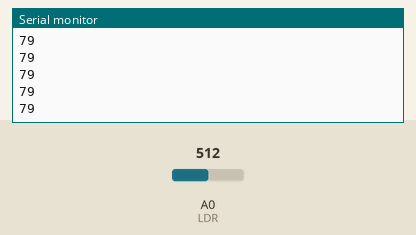
Recording of a sketch running on a simulated Arduino Uno, built with avr-gcc and run on an emulated ATmega328P. On the bench: the last lines printed to the serial monitor. The test bench sets the inputs (shaded band); at power-on: A0 (LDR) = 512.

Above: at 1.2 s.
1.3 s: A0 (LDR) set to 716
At 1.68 s:
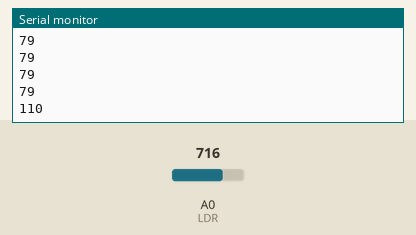
2.8 s: A0 (LDR) set to 900
At 2.93 s:
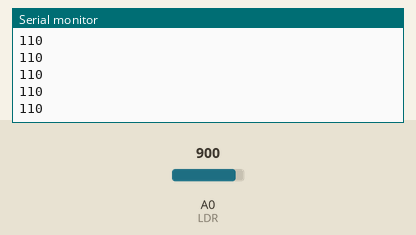
Timing chart, 0 to 5.8 s (numbered marks = the images above; inputs shaded):
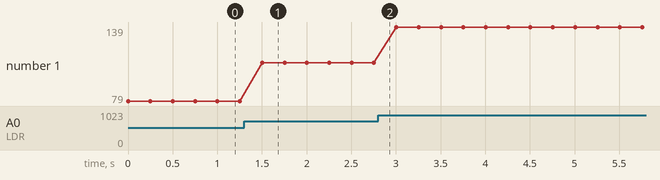

The sketch:

LDR.ino
```cpp
void setup() {
  Serial.begin(9600);
}

void loop() {
  int luz = analogRead(A0); //LDR en int Luz
  luz = map(luz,650,10,100,0);
  Serial.println(luz);
  delay(250);
}
```

Measured:
- after the input at 1.3 s, the serial monitor: prints a new line after 0.20 s (image 1)
- plotted number 1: 79 → 110 after the input at 1.3 s, 110 → 139 after the input at 2.8 s
